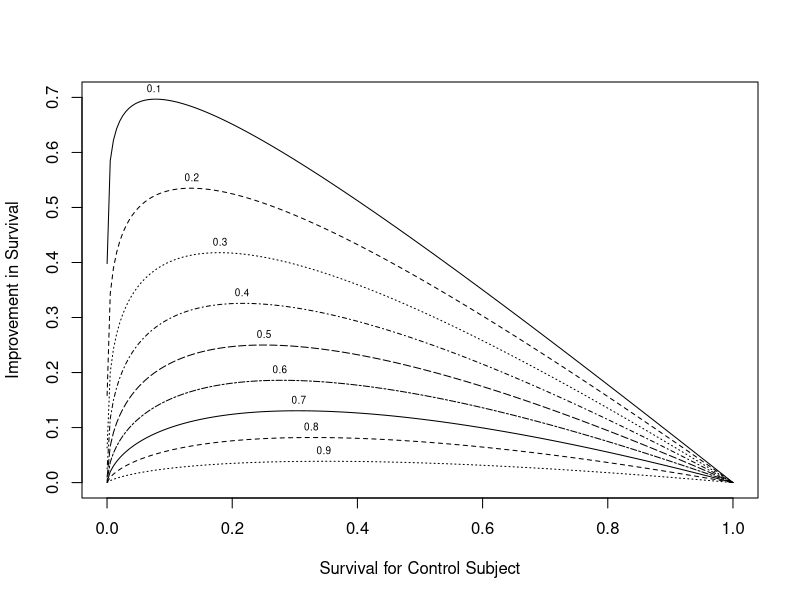
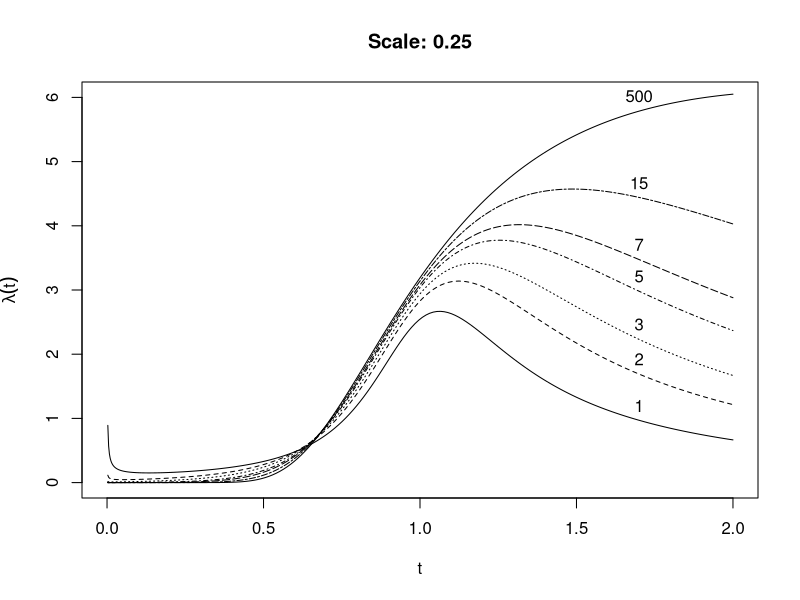
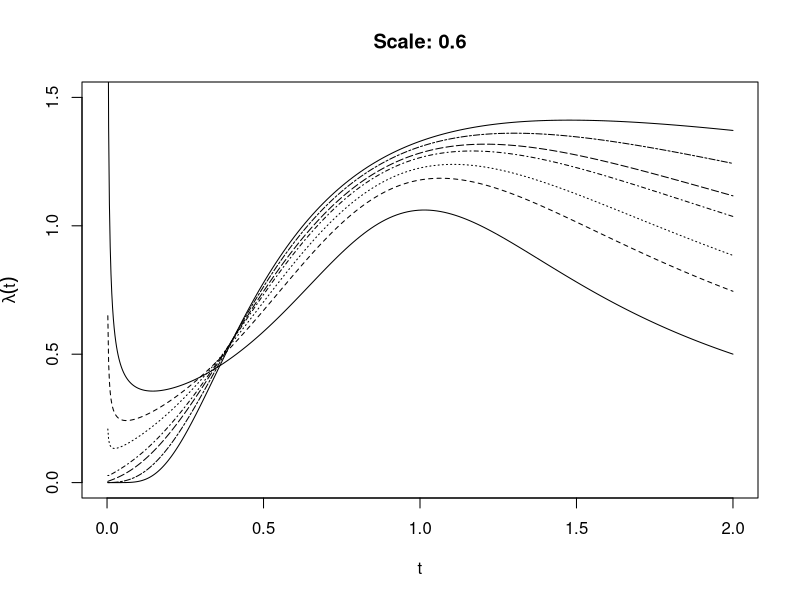
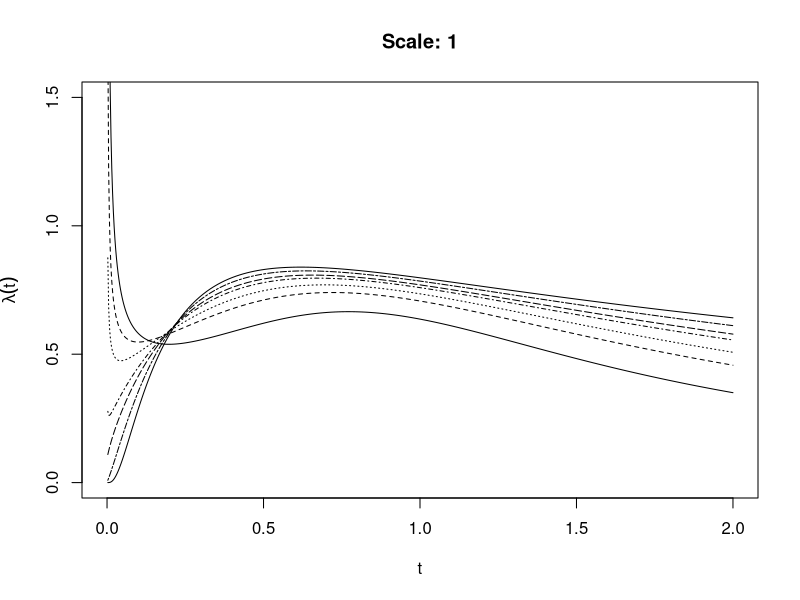
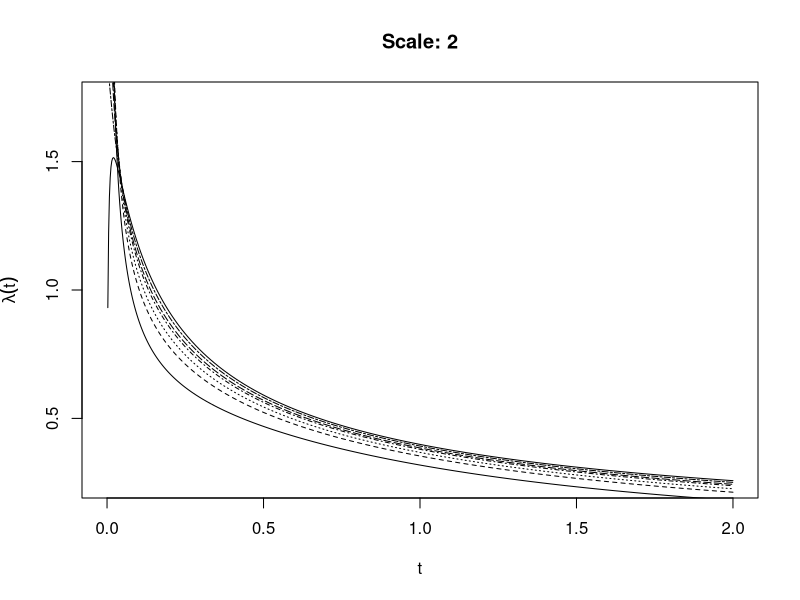

Reproduce these figures in R, in order. (Note: this script raises an error after producing the figures.)
## ----echo=FALSE---------------------------------------------------------------
require(Hmisc)
knitrSet('parsurv')


## ----hr-vs-surv,echo=FALSE,cap='Absolute clinical benefit as a function of survival in a control subject and the relative benefit (hazard ratio).  The hazard ratios are given for each curve.',scap='Absolute clinical benefit as a function of survival in a control subject and the relative benefit.'----
plot(0, 0, type="n", xlab="Survival for Control Subject",
     ylab="Improvement in Survival",
     xlim=c(0,1), ylim=c(0,.7))
i <- 0
hr <- seq(.1, .9, by=.1)
for(h in hr) {
  i <- i + 1
  p <- seq(.0001, .9999, length=200)
  p2 <- p^h
  d <- p2 - p
  lines(p, d, lty=i)
  maxd <- max(d)
  smax <- p[d==maxd]
  text(smax,maxd+.02, format(h), cex=.6)
}


## ----t-hazard,mfrow=c(2,2),top=1,h=5,w=5,cap='$\\log(T)$ distribution for $\\sigma=0.25, 0.6, 1, 2$ and for degrees of freedom $1, 2, 3, 5, 7, 15, 500$ (almost log-normal).  The top left plot has degrees of freedom written in the plot.',scap='Hazard functions for $\\log(T)$ distribution'----
require(rms)
haz <- survreg.auxinfo$t$hazard
times <- c(seq(0, .25, length=100), seq(.26, 2, length=150))
high <- c(6, 1.5, 1.5, 1.75)
low  <- c(0, 0, 0, .25)
dfs  <- c(1, 2, 3, 5, 7, 15, 500)
cols <- rep(1, 7)
ltys <- 1:7
i <- 0
for(scale in c(.25, .6, 1, 2)) {
  i <- i + 1
  plot(0, 0, xlim=c(0,2), ylim=c(low[i], high[i]),
    xlab=expression(t), ylab=expression(lambda(t)), type="n")
  col <- 1.09
  j <- 0
  for(df in dfs) {
    j <- j+1
    ## Divide by t to get hazard for log t distribution
    lines(times,
          haz(log(times), 0, c(log(scale), df))/times,
          col=cols[j], lty=ltys[j])
    if(i==1) text(1.7, .23 + haz(log(1.7), 0,
         c(log(scale),df))/1.7, format(df))
  }
  title(paste("Scale:", format(scale)))
}   # Figure (*\ref{fig:parsurv-t-hazard}*)


## ----kprats-check,mfrow=c(2,2),h=5,w=6,bot=1,ps=9,cap='Altschuler--Nelson--Fleming--Harrington nonparametric survival estimates for rats treated with DMBA,~\\cite{pik66} along with various transformations of the estimates for checking distributional assumptions of three parametric survival models.',scap='Examples of checking parametric survival model assumptions'----
getHdata(kprats)
kprats$group <- factor(kprats$group, 0:1, c('Group 1', 'Group 2'))
dd <- datadist(kprats); options(datadist="dd")

S <- with(kprats, Surv(t, death))
f <- npsurv(S ~ group, type="fleming", data=kprats)
survplot(f, n.risk=TRUE, conf='none',   # Figure (*\ref{fig:parsurv-kprats-check}*)
         label.curves=list(keys='lines'), levels.only=TRUE)
title(sub="Nonparametric estimates", adj=0, cex=.7)

# Check fits of Weibull, log-logistic, log-normal
xl <- c(4.8, 5.9)
survplot(f, loglog=TRUE, logt=TRUE, conf="none", xlim=xl,
         label.curves=list(keys='lines'), levels.only=TRUE)
title(sub="Weibull (extreme value)", adj=0, cex=.7)
survplot(f, fun=function(y)log(y/(1-y)), ylab="logit S(t)",
         logt=TRUE, conf="none", xlim=xl,
         label.curves=list(keys='lines'), levels.only=TRUE)
title(sub="Log-logistic", adj=0, cex=.7)
survplot(f, fun=qnorm, ylab="Inverse Normal S(t)",
         logt=TRUE, conf="none",
         xlim=xl,cex.label=.7,
         label.curves=list(keys='lines'), levels.only=TRUE)
title(sub="Log-normal", adj=0, cex=.7)


## ----fittedpsm,results='asis'-------------------------------------------------
fw <- psm(S ~ group, data=kprats, dist='weibull')
fl <- psm(S ~ group, data=kprats, dist='loglogistic',
          y=TRUE)
fn <- psm(S ~ group, data=kprats, dist='lognormal')
latex(fw, fi='')
latex(fl, fi='')
latex(fn, fi='')


## ----kprats-psm-np,w=3.75,h=2.5,cap='Agreement between fitted log-logistic model and nonparametric survival estimates for rat vaginal cancer data.',scap='Fitted log-logistic model'----
survplot(f, conf.int=FALSE,   # Figure (*\ref{fig:parsurv-kprats-psm-np}*)
         levels.only=TRUE, label.curves=list(keys='lines'))
survplot(fl, add=TRUE, label.curves=FALSE, conf.int=FALSE)


## ----echo=FALSE,results='asis'------------------------------------------------
latex(pphsm(fw), fi='', digits=4)


## ----kprats-resid-np,w=3.75,h=2.5,cap='Kaplan--Meier estimates of distribution of standardized censored residuals from the log-logistic model, along with the assumed standard log-logistic distribution (dashed curve).  The step functions in red is the estimated distribution of all residuals, and the step functions in black are the estimated distributions of residuals stratified by group, as indicated.  The blue curve is the assumed log-logistic distribution.',scap='Checking AFT distributional assumption using residuals'----
r <- resid(fl, 'cens')
survplot(npsurv(r ~ group, data=kprats),
         conf='none', xlab='Residual',
         label.curves=list(keys='lines'), levels.only=TRUE)
survplot(npsurv(r ~ 1), conf='none', add=TRUE, col='red')
lines(r, lwd=1, col='blue')   # Figure (*\ref{fig:parsurv-kprats-resid-np}*)


## ----eval=FALSE---------------------------------------------------------------
## psm(Surv(d.time, event) ~ 1)


## ----eval=FALSE---------------------------------------------------------------
## units(d.time) <- "Year"
## f <- psm(Surv(d.time,cdeath) ~ lsp(age,65)*sex)
## # default is Weibull
## anova(f)
## summary(f)          # summarize effects with delta log T
## latex(f)            # typeset math. form of fitted model
## survest(f, times=1) # 1y survival est. for all subjects
## survest(f, expand.grid(sex="female", age=30:80), times=1:2)
## # 1y, 2y survival estimates vs. age, for females
## survest(f, data.frame(sex="female",age=50))
## # survival curve for an individual subject
## survplot(f, sex=NA, age=50, n.risk=T)
## # survival curves for each sex, adjusting age to 50
## f.ph <- pphsm(f)    # convert from AFT to PH
## summary(f.ph)       # summarize with hazard ratios
##                     # instead of changes in log(T)


## ----kprats-Functions,results='asis'------------------------------------------
med   <- Quantile(fl)
meant <- Mean(fl)
haz   <- Hazard(fl)
surv  <- Survival(fl)
latex(surv, file='', type='Sinput')

## ----kprats-hazard,w=4,h=2.75,top=.6,ps=9,cap='Estimated hazard functions for log-logistic fit to rat vaginal cancer data, along with median survival times.',scap='Estimated log-logistic hazard functions'----
# Plot estimated hazard functions and add median
# survival times to graph
survplot(fl, group, what="hazard")   # Figure (*\ref{fig:parsurv-kprats-hazard}*)
# Compute median survival time
m <- med(lp=predict(fl,
           data.frame(group=levels(kprats$group))))
m
med(lp=range(fl$linear.predictors))
m <- format(m, digits=3)
text(68, .02, paste("Group 1 median: ", m[1],"\n",
                    "Group 2 median: ", m[2], sep=""))
# Compute survival probability at 210 days
xbeta <- predict(fl,
                 data.frame(group=c("Group 1","Group 2")))
surv(210, xbeta)
